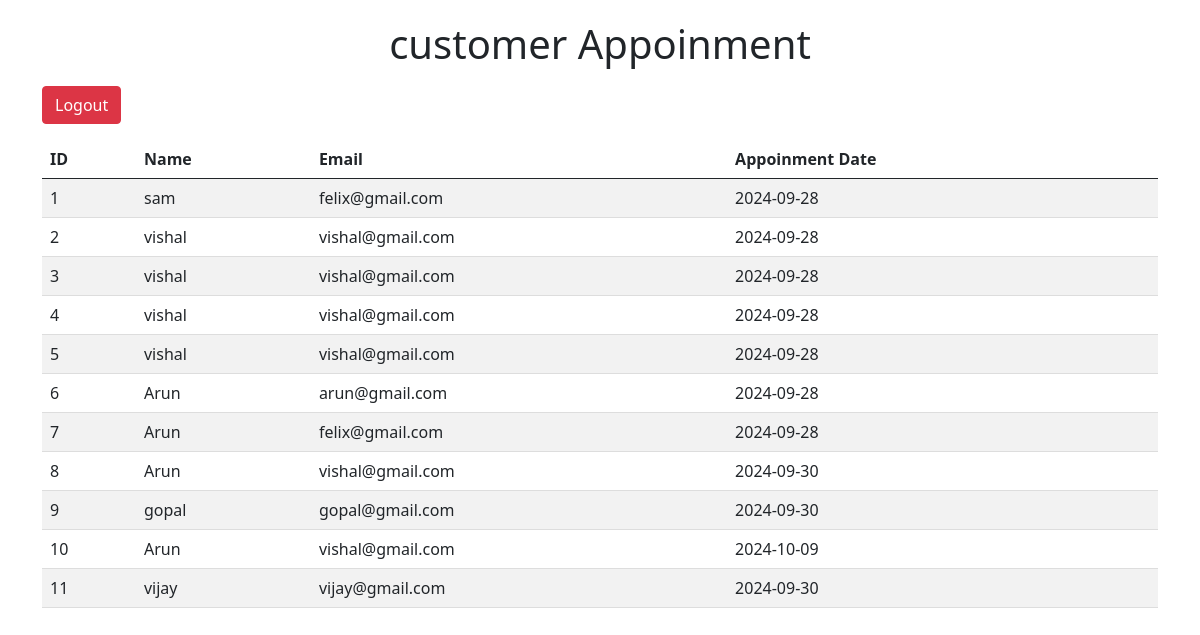
Screenshot of /result (signed in) with the database file from the repository.
### tables this page shows
CREATE TABLE users (
                   id INTEGER PRIMARY KEY AUTOINCREMENT,
                   name TEXT NOT NULL,
                   mail TEXT NOT NULL,
                   date TEXT NOT NULL
                   );

### app.py (the view)
@app.route('/result')
def result():
    if not session.get('logged_in'):
        flash('you need to log in to access this page')
        return redirect(url_for('login'))
    username=session.get('username')
    conn=sqlite3.connect('database.db')
    cursor=conn.cursor()
    cursor.execute('SELECT * FROM users')
    data=cursor.fetchall()
    conn.close()
    return render_template("result.html",username=username,data=data)
    return render_template('result.html')

### templates/result.html (shortened to what this page needs)
<html>
    <head>
        <link href="https://cdn.jsdelivr.net/npm/bootstrap@5.0.2/dist/css/bootstrap.min.css" rel="stylesheet">
    </head>
<body>
    <form>
        <div class="container">
            <h1>customer Appoinment</h1>
            <a href="/logout" class="btn btn-danger mb-3">Logout</a>
            <table class="table table-striped">
                <thead>
                    <tr>
                        <th>ID</th>
                        <th>Name</th>
                        <th>Email</th>
                        <th>Appoinment Date</th>
                    </tr>
                </thead>
        <tbody>
                    {% for row in data %}
                    <tr>
                        <td>{{ row[0] }}</td>
                        <td>{{ row[1] }}</td>
                        <td>{{ row[2] }}</td>
                        <td>{{ row[3] }}</td>
                    </tr>
                    {% endfor %}
                </tbody>
            </table>
        </div>
    </form>
</body>
</html>

### templates/result.html (style rules this page uses)
table { width: 100%; }
th, td { padding: 15px; text-align: left; border-bottom: 1px solid #ddd; }
th { background-color: #f2f2f2; }
a { color: #007bff; text-decoration: none; }
.container { margin-top: 20px; }
h1 { text-align: center; }
a.btn-danger { margin-top: 10px; }

### rows the page displays
users: id "1", name "sam", mail "felix@gmail.com", date "2024-09-28"
users: id "2", name "vishal", mail "vishal@gmail.com", date "2024-09-28"
users: id "3", name "vishal", mail "vishal@gmail.com", date "2024-09-28"
users: id "4", name "vishal", mail "vishal@gmail.com", date "2024-09-28"
users: id "5", name "vishal", mail "vishal@gmail.com", date "2024-09-28"
users: id "6", name "Arun", mail "arun@gmail.com", date "2024-09-28"
users: id "7", name "Arun", mail "felix@gmail.com", date "2024-09-28"
users: id "8", name "Arun", mail "vishal@gmail.com", date "2024-09-30"
users: id "9", name "gopal", mail "gopal@gmail.com", date "2024-09-30"
users: id "10", name "Arun", mail "vishal@gmail.com", date "2024-10-09"
users: id "11", name "vijay", mail "vijay@gmail.com", date "2024-09-30"
